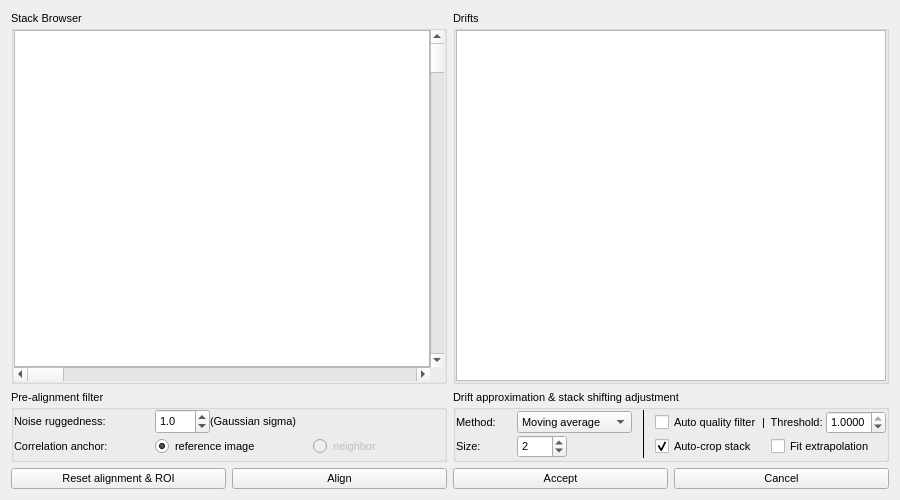
<?xml version="1.0" encoding="UTF-8"?>
<ui version="4.0">
 <author>Jan-David Förster</author>
 <class>Alignment</class>
 <widget class="QWidget" name="Alignment">
  <property name="geometry">
   <rect>
    <x>0</x>
    <y>0</y>
    <width>900</width>
    <height>500</height>
   </rect>
  </property>
  <property name="windowTitle">
   <string>Form</string>
  </property>
  <property name="toolTip">
   <string/>
  </property>
  <property name="whatsThis">
   <string/>
  </property>
  <layout class="QVBoxLayout" name="verticalLayout">
   <item>
    <layout class="QGridLayout" name="gridLayout">
     <item row="0" column="0">
      <widget class="QGroupBox" name="groupBox">
       <property name="sizePolicy">
        <sizepolicy hsizetype="MinimumExpanding" vsizetype="MinimumExpanding">
         <horstretch>0</horstretch>
         <verstretch>0</verstretch>
        </sizepolicy>
       </property>
       <property name="minimumSize">
        <size>
         <width>100</width>
         <height>100</height>
        </size>
       </property>
       <property name="font">
        <font>
         <family>Ubuntu</family>
         <pointsize>8</pointsize>
        </font>
       </property>
       <property name="title">
        <string>Stack Browser</string>
       </property>
       <layout class="QHBoxLayout" name="horizontalLayout_4">
        <property name="spacing">
         <number>0</number>
        </property>
        <property name="leftMargin">
         <number>0</number>
        </property>
        <property name="topMargin">
         <number>0</number>
        </property>
        <property name="rightMargin">
         <number>0</number>
        </property>
        <property name="bottomMargin">
         <number>0</number>
        </property>
        <item>
         <layout class="QGridLayout" name="gridLayout_6">
          <property name="rightMargin">
           <number>0</number>
          </property>
          <property name="spacing">
           <number>0</number>
          </property>
          <item row="0" column="0">
           <widget class="GraphicsView" name="canvas">
            <property name="font">
             <font>
              <family>Ubuntu</family>
              <pointsize>8</pointsize>
             </font>
            </property>
           </widget>
          </item>
          <item row="0" column="1">
           <widget class="QScrollBar" name="slider_eng">
            <property name="font">
             <font>
              <family>Ubuntu</family>
              <pointsize>8</pointsize>
             </font>
            </property>
            <property name="orientation">
             <enum>Qt::Vertical</enum>
            </property>
           </widget>
          </item>
          <item row="1" column="0">
           <widget class="QScrollBar" name="slider_theta">
            <property name="orientation">
             <enum>Qt::Horizontal</enum>
            </property>
           </widget>
          </item>
         </layout>
        </item>
       </layout>
      </widget>
     </item>
     <item row="0" column="1">
      <widget class="QGroupBox" name="groupBox_2">
       <property name="sizePolicy">
        <sizepolicy hsizetype="MinimumExpanding" vsizetype="MinimumExpanding">
         <horstretch>0</horstretch>
         <verstretch>0</verstretch>
        </sizepolicy>
       </property>
       <property name="font">
        <font>
         <family>Ubuntu</family>
         <pointsize>8</pointsize>
        </font>
       </property>
       <property name="title">
        <string>Drifts</string>
       </property>
       <layout class="QHBoxLayout" name="horizontalLayout_3">
        <property name="spacing">
         <number>0</number>
        </property>
        <property name="leftMargin">
         <number>0</number>
        </property>
        <property name="topMargin">
         <number>0</number>
        </property>
        <property name="rightMargin">
         <number>0</number>
        </property>
        <property name="bottomMargin">
         <number>0</number>
        </property>
        <item>
         <widget class="GraphicsLayoutWidget" name="DriftsWidget">
          <property name="font">
           <font>
            <family>Ubuntu</family>
            <pointsize>8</pointsize>
           </font>
          </property>
         </widget>
        </item>
       </layout>
      </widget>
     </item>
     <item row="1" column="1">
      <layout class="QGridLayout" name="gridLayout_2">
       <property name="horizontalSpacing">
        <number>0</number>
       </property>
       <property name="verticalSpacing">
        <number>6</number>
       </property>
       <item row="2" column="0">
        <layout class="QHBoxLayout" name="horizontalLayout">
         <property name="spacing">
          <number>6</number>
         </property>
         <property name="bottomMargin">
          <number>0</number>
         </property>
         <item>
          <widget class="QPushButton" name="button_ok">
           <property name="sizePolicy">
            <sizepolicy hsizetype="Minimum" vsizetype="Fixed">
             <horstretch>0</horstretch>
             <verstretch>0</verstretch>
            </sizepolicy>
           </property>
           <property name="font">
            <font>
             <family>Ubuntu</family>
             <pointsize>8</pointsize>
            </font>
           </property>
           <property name="text">
            <string>Accept</string>
           </property>
          </widget>
         </item>
         <item>
          <widget class="QPushButton" name="button_cancel">
           <property name="font">
            <font>
             <family>Ubuntu</family>
             <pointsize>8</pointsize>
            </font>
           </property>
           <property name="text">
            <string>Cancel</string>
           </property>
          </widget>
         </item>
        </layout>
       </item>
       <item row="0" column="0">
        <widget class="QGroupBox" name="groupBox_4">
         <property name="font">
          <font>
           <family>Ubuntu</family>
           <pointsize>8</pointsize>
          </font>
         </property>
         <property name="title">
          <string>Drift approximation &amp;&amp; stack shifting adjustment</string>
         </property>
         <layout class="QVBoxLayout" name="verticalLayout_3">
          <property name="spacing">
           <number>0</number>
          </property>
          <property name="leftMargin">
           <number>0</number>
          </property>
          <property name="topMargin">
           <number>0</number>
          </property>
          <property name="rightMargin">
           <number>0</number>
          </property>
          <property name="bottomMargin">
           <number>0</number>
          </property>
          <item>
           <layout class="QGridLayout" name="gridLayout_4">
            <property name="horizontalSpacing">
             <number>10</number>
            </property>
            <property name="verticalSpacing">
             <number>0</number>
            </property>
            <item row="1" column="1">
             <widget class="QLabel" name="label_7">
              <property name="text">
               <string>Size:</string>
              </property>
             </widget>
            </item>
            <item row="0" column="1">
             <widget class="QLabel" name="label_6">
              <property name="minimumSize">
               <size>
                <width>0</width>
                <height>25</height>
               </size>
              </property>
              <property name="maximumSize">
               <size>
                <width>16777215</width>
                <height>25</height>
               </size>
              </property>
              <property name="text">
               <string>Method:</string>
              </property>
             </widget>
            </item>
            <item row="1" column="2">
             <widget class="QSpinBox" name="spinBoxFiltersize">
              <property name="maximumSize">
               <size>
                <width>50</width>
                <height>16777215</height>
               </size>
              </property>
              <property name="minimum">
               <number>1</number>
              </property>
              <property name="value">
               <number>2</number>
              </property>
             </widget>
            </item>
            <item row="0" column="4">
             <layout class="QHBoxLayout" name="horizontalLayout_5">
              <property name="spacing">
               <number>0</number>
              </property>
              <property name="sizeConstraint">
               <enum>QLayout::SetNoConstraint</enum>
              </property>
              <item>
               <widget class="QCheckBox" name="cb_autoerror">
                <property name="minimumSize">
                 <size>
                  <width>0</width>
                  <height>0</height>
                 </size>
                </property>
                <property name="maximumSize">
                 <size>
                  <width>16777215</width>
                  <height>25</height>
                 </size>
                </property>
                <property name="text">
                 <string>Auto quality filter</string>
                </property>
                <property name="checked">
                 <bool>false</bool>
                </property>
               </widget>
              </item>
              <item>
               <widget class="QLabel" name="label_5">
                <property name="minimumSize">
                 <size>
                  <width>0</width>
                  <height>0</height>
                 </size>
                </property>
                <property name="maximumSize">
                 <size>
                  <width>16777215</width>
                  <height>16777215</height>
                 </size>
                </property>
                <property name="text">
                 <string>|  Threshold: </string>
                </property>
               </widget>
              </item>
              <item>
               <widget class="QDoubleSpinBox" name="spinBoxError">
                <property name="maximumSize">
                 <size>
                  <width>60</width>
                  <height>16777215</height>
                 </size>
                </property>
                <property name="decimals">
                 <number>4</number>
                </property>
                <property name="maximum">
                 <double>1.000000000000000</double>
                </property>
                <property name="singleStep">
                 <double>0.002000000000000</double>
                </property>
                <property name="value">
                 <double>1.000000000000000</double>
                </property>
               </widget>
              </item>
             </layout>
            </item>
            <item row="0" column="2">
             <widget class="QComboBox" name="comboBox_approx">
              <item>
               <property name="text">
                <string>Moving average</string>
               </property>
              </item>
              <item>
               <property name="text">
                <string>Linear regression</string>
               </property>
              </item>
             </widget>
            </item>
            <item row="1" column="4">
             <layout class="QHBoxLayout" name="horizontalLayout_6">
              <item>
               <widget class="QCheckBox" name="cb_autocrop">
                <property name="text">
                 <string>Auto-crop stack</string>
                </property>
                <property name="checked">
                 <bool>true</bool>
                </property>
               </widget>
              </item>
              <item>
               <widget class="QCheckBox" name="cb_extrapolate">
                <property name="text">
                 <string>Fit extrapolation</string>
                </property>
                <property name="checked">
                 <bool>false</bool>
                </property>
               </widget>
              </item>
             </layout>
            </item>
            <item row="0" column="3">
             <widget class="Line" name="line">
              <property name="frameShadow">
               <enum>QFrame::Plain</enum>
              </property>
              <property name="orientation">
               <enum>Qt::Vertical</enum>
              </property>
             </widget>
            </item>
            <item row="1" column="3">
             <widget class="Line" name="line_2">
              <property name="frameShadow">
               <enum>QFrame::Plain</enum>
              </property>
              <property name="orientation">
               <enum>Qt::Vertical</enum>
              </property>
             </widget>
            </item>
           </layout>
          </item>
         </layout>
        </widget>
       </item>
      </layout>
     </item>
     <item row="1" column="0">
      <layout class="QGridLayout" name="gridLayout_5" rowstretch="0,0" rowminimumheight="0,0">
       <property name="bottomMargin">
        <number>0</number>
       </property>
       <property name="horizontalSpacing">
        <number>0</number>
       </property>
       <property name="verticalSpacing">
        <number>6</number>
       </property>
       <item row="0" column="0">
        <widget class="QGroupBox" name="groupBox_3">
         <property name="minimumSize">
          <size>
           <width>0</width>
           <height>0</height>
          </size>
         </property>
         <property name="maximumSize">
          <size>
           <width>16777215</width>
           <height>120</height>
          </size>
         </property>
         <property name="font">
          <font>
           <family>Ubuntu</family>
           <pointsize>8</pointsize>
          </font>
         </property>
         <property name="title">
          <string>Pre-alignment filter</string>
         </property>
         <layout class="QVBoxLayout" name="verticalLayout_2">
          <property name="spacing">
           <number>0</number>
          </property>
          <property name="leftMargin">
           <number>0</number>
          </property>
          <property name="topMargin">
           <number>0</number>
          </property>
          <property name="rightMargin">
           <number>0</number>
          </property>
          <property name="bottomMargin">
           <number>0</number>
          </property>
          <item>
           <layout class="QGridLayout" name="gridLayout_3">
            <property name="horizontalSpacing">
             <number>10</number>
            </property>
            <property name="verticalSpacing">
             <number>0</number>
            </property>
            <item row="1" column="0">
             <widget class="QLabel" name="label_2">
              <property name="minimumSize">
               <size>
                <width>0</width>
                <height>25</height>
               </size>
              </property>
              <property name="maximumSize">
               <size>
                <width>16777215</width>
                <height>25</height>
               </size>
              </property>
              <property name="text">
               <string>Correlation anchor:</string>
              </property>
             </widget>
            </item>
            <item row="1" column="1">
             <widget class="QRadioButton" name="rB_referenced">
              <property name="minimumSize">
               <size>
                <width>0</width>
                <height>25</height>
               </size>
              </property>
              <property name="text">
               <string>reference image</string>
              </property>
              <property name="checked">
               <bool>true</bool>
              </property>
             </widget>
            </item>
            <item row="0" column="0">
             <widget class="QLabel" name="label">
              <property name="minimumSize">
               <size>
                <width>0</width>
                <height>20</height>
               </size>
              </property>
              <property name="maximumSize">
               <size>
                <width>16777215</width>
                <height>25</height>
               </size>
              </property>
              <property name="text">
               <string>Noise ruggedness:</string>
              </property>
             </widget>
            </item>
            <item row="1" column="2">
             <widget class="QRadioButton" name="rB_consecutive">
              <property name="enabled">
               <bool>false</bool>
              </property>
              <property name="text">
               <string>neighbor</string>
              </property>
              <property name="checked">
               <bool>false</bool>
              </property>
             </widget>
            </item>
            <item row="0" column="1">
             <layout class="QHBoxLayout" name="horizontalLayout_7">
              <property name="rightMargin">
               <number>6</number>
              </property>
              <item>
               <widget class="QDoubleSpinBox" name="spinBoxGauss">
                <property name="minimumSize">
                 <size>
                  <width>0</width>
                  <height>25</height>
                 </size>
                </property>
                <property name="maximumSize">
                 <size>
                  <width>60</width>
                  <height>25</height>
                 </size>
                </property>
                <property name="decimals">
                 <number>1</number>
                </property>
                <property name="singleStep">
                 <double>0.500000000000000</double>
                </property>
                <property name="value">
                 <double>1.000000000000000</double>
                </property>
               </widget>
              </item>
              <item>
               <widget class="QLabel" name="label_3">
                <property name="minimumSize">
                 <size>
                  <width>0</width>
                  <height>25</height>
                 </size>
                </property>
                <property name="maximumSize">
                 <size>
                  <width>16777215</width>
                  <height>25</height>
                 </size>
                </property>
                <property name="text">
                 <string>(Gaussian sigma)</string>
                </property>
               </widget>
              </item>
             </layout>
            </item>
           </layout>
          </item>
         </layout>
        </widget>
       </item>
       <item row="1" column="0">
        <layout class="QHBoxLayout" name="horizontalLayout_2">
         <property name="spacing">
          <number>6</number>
         </property>
         <item>
          <widget class="QPushButton" name="button_rstroi">
           <property name="font">
            <font>
             <family>Ubuntu</family>
             <pointsize>8</pointsize>
            </font>
           </property>
           <property name="text">
            <string>Reset alignment &amp;&amp; ROI</string>
           </property>
          </widget>
         </item>
         <item>
          <widget class="QPushButton" name="button_align">
           <property name="enabled">
            <bool>true</bool>
           </property>
           <property name="font">
            <font>
             <family>Ubuntu</family>
             <pointsize>8</pointsize>
            </font>
           </property>
           <property name="text">
            <string>Align</string>
           </property>
          </widget>
         </item>
        </layout>
       </item>
      </layout>
     </item>
    </layout>
   </item>
  </layout>
 </widget>
 <customwidgets>
  <customwidget>
   <class>GraphicsView</class>
   <extends>QGraphicsView</extends>
   <header location="global">pyqtgraph</header>
  </customwidget>
  <customwidget>
   <class>GraphicsLayoutWidget</class>
   <extends>QGraphicsView</extends>
   <header location="global">pyqtgraph</header>
  </customwidget>
 </customwidgets>
 <resources/>
 <connections/>
</ui>
